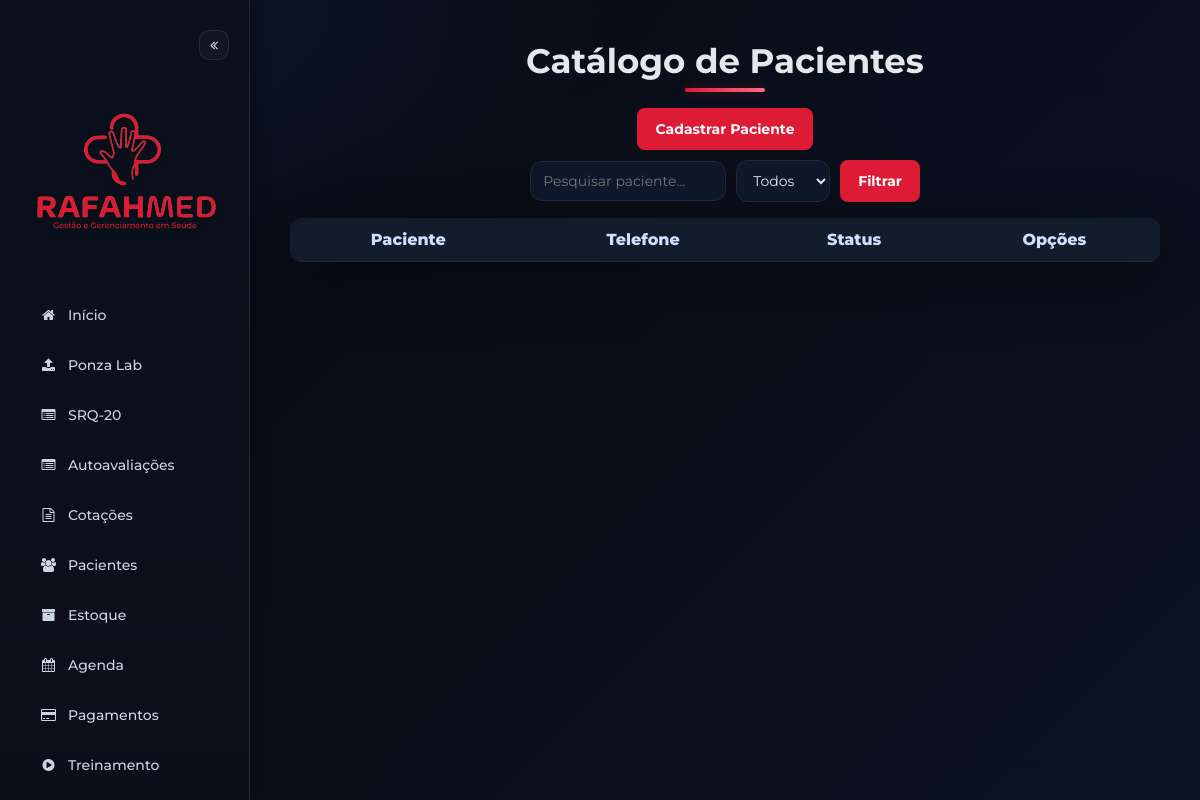
The page /catalog (signed in) on the database as committed earlier.
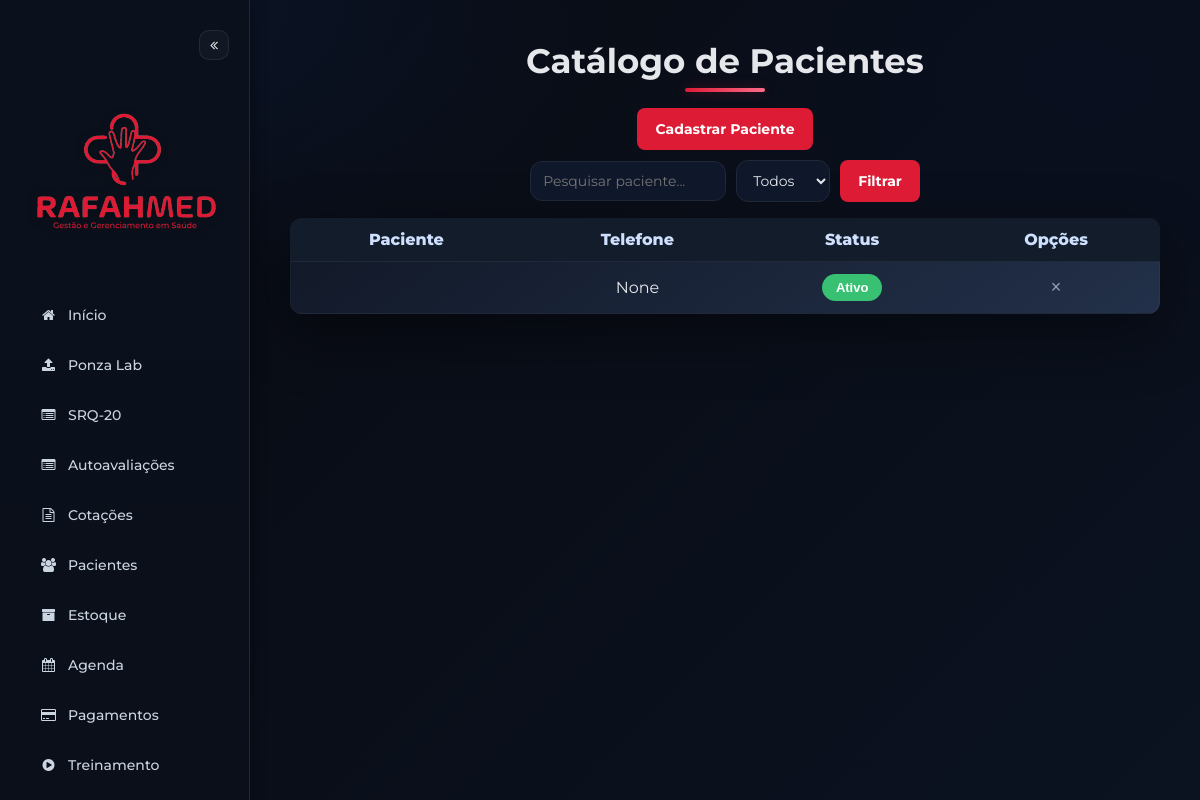
The same page on the database as committed later.
### models.py (models this page shows, shortened)
class Patient(db.Model):
    __tablename__ = 'patients'
    id           = db.Column(db.Integer, primary_key=True)
    name         = db.Column(db.String(120), nullable=False)
    age          = db.Column(db.Integer, nullable=True)
    cpf          = db.Column(db.String(20), nullable=True)
    gender       = db.Column(db.String(20), nullable=True)
    phone        = db.Column(db.String(20), nullable=True)
    doctor_id    = db.Column(db.Integer, db.ForeignKey('doctors.id'), nullable=True)
    prescription = db.Column(db.Text, nullable=True)
    status       = db.Column(db.String(20), default='Ativo', nullable=False)
    created_at   = db.Column(db.DateTime, default=datetime.utcnow, nullable=False)
    doctor       = db.relationship('Doctor', backref='patients')
    quiz_result  = db.relationship('QuizResult', back_populates='patient', uselist=False)

### app.py (the view)
@app.route('/catalog')
@login_required
def catalog():
    user = get_logged_user()
    if not user:
        return redirect(url_for('login'))
    search = request.args.get('search', '').strip().lower()
    status = request.args.get('status', '').strip()
    patients = get_patients_by_doctor(user.id)
    if search:
        patients = [p for p in patients if search in p.name.lower()]
    if status:
        patients = [p for p in patients if p.status == status]
    return render_template('catalog.html', patients=patients)

### app.py (called while the page is built)
def get_logged_user():
    uid = session.get('user_id')
    if not uid:
        return None
    return User.query.get(uid)

def login_required(f):
    @wraps(f)
    def decorated_function(*args, **kwargs):
        user = get_logged_user()
        if not user:
            return redirect(url_for('login'))
        return f(*args, **kwargs)
    return decorated_function

@app.after_request
def no_cache_for_availability(resp):
    if request.path.startswith(('/api/available_slots',
                                '/api/available_days',
                                '/availability')):
        resp.headers['Cache-Control'] = 'no-store, no-cache, must-revalidate, max-age=0'
        resp.headers['Pragma'] = 'no-cache'
        resp.headers['Expires'] = '0'
    return resp

### records.py (called while the page is built)
def get_patients_by_doctor(doctor_id: int) -> List[Patient]:
    return (
        Patient.query
        .filter_by(doctor_id=doctor_id)
        .order_by(Patient.name)
        .all()
    )

### templates/catalog.html (shortened to what this page needs)
<!DOCTYPE html>
<html lang="pt-br">
<head>
  <link rel="stylesheet" href="https://stackpath.bootstrapcdn.com/font-awesome/4.7.0/css/font-awesome.min.css">
</head>
<div class="sidebar">
  <button class="sidebar-toggle" onclick="toggleSidebar()" aria-label="Minimizar/Maximizar menu">
    <i class="fa fa-angle-double-left"></i>
  </button>
  <img src="{{ url_for('static', filename='images/logocompleta.svg') }}" class="sidebar-logo" alt="Logo RafahMed">
  <a href="{{ url_for('index') }}" class="menu-item" title="Início"><i class="fa fa-home"></i> <span
      class="label">Início</span></a>
  <a href="{{ url_for('upload') }}" class="menu-item" title="Ponza Lab"><i class="fa fa-upload"></i> <span
      class="label">Ponza Lab</span></a>
  <a href="{{ url_for('questionnaire_results') }}" class="menu-item" title="Questionários SRQ-20"><i
      class="fa fa-list-alt"></i><span class="label">SRQ-20</span></a>
  <a href="{{ url_for('quiz_results') }}" class="menu-item" title="Autoavaliações"><i class="fa fa-list-alt"></i>
    <span class="label">Autoavaliações</span></a>
  <a href="{{ url_for('quote_index') }}" class="menu-item" title="Cotações"><i class="fa fa-file-text-o"></i>
    <span class="label">Cotações</span></a>
  <a href="{{ url_for('catalog') }}" class="menu-item" title="Pacientes"><i class="fa fa-users"></i> <span
      class="label">Pacientes</span></a>
  <a href="{{ url_for('products') }}" class="menu-item" title="Estoque"><i class="fa fa-archive"></i> <span
      class="label">Estoque</span></a>
  <a href="{{ url_for('agenda') }}" class="menu-item" title="Agenda"><i class="fa fa-calendar"></i> <span
      class="label">Agenda</span></a>
  <a href="{{ url_for('purchase') }}" class="menu-item" title="Pagamentos"><i class="fa fa-credit-card"></i> <span
      class="label">Pagamentos</span></a>
  <a href="{{ url_for('training') }}" class="menu-item" title="Treinamento"><i class="fa fa-play-circle"></i>
    <span class="label">Treinamento</span></a>
  <a href="{{ url_for('logout') }}" class="menu-item logout" title="Sair"> </a>
</div>
<div class="content">
  <h2>Catálogo de Pacientes</h2>
  <div class="actions">
    <button class="btn" onclick="openPatientModal()">Cadastrar Paciente</button>
  </div>
  <form method="get" action="{{ url_for('catalog') }}" class="actions" style="margin-top:0">
    <input class="input" type="search" name="search" placeholder="Pesquisar paciente..."
      value="{{ request.args.get('search','') }}">
    <select class="select" name="status">
      <option value="">Todos</option>
    </select>
    <button type="submit" class="btn">Filtrar</button>
  </form>
  <table class="table" aria-label="Tabela de pacientes">
    <thead>
      <tr>
        <th>Paciente</th>
        <th>Telefone</th>
        <th>Status</th>
        <th>Opções</th>
      </tr>
    </thead>
    <tbody>
      {% for patient in patients %}
      <tr>
        <td>
        </td>
        <td>{{ patient.phone }}</td>
        <td>
          <form method="post"
            action="{{ url_for('toggle_patient_status', patient_id=patient.id, new_status='Ativo' if patient.status != 'Ativo' else 'Inativo') }}"
            style="display:inline;">
            <button type="submit" class="badge status-{{ patient.status|lower }}"
              title="Clique para alternar o status">{{ patient.status }}</button>
          </form>
        </td>
        <td>
          <form method="post" action="{{ url_for('delete_patient', patient_id=patient.id) }}"
            onsubmit="return confirm('Deseja realmente remover este paciente?')" style="margin:0;">
            <button type="submit" title="Remover Paciente"
              style="background:none;border:none;font-size:18px;color:#93a4bd;cursor:pointer">×</button>
          </form>
        </td>
      </tr>
      {% endfor %}
    </tbody>
  </table>
</div>
</body>
</html>

Rows that differ between the two databases and show on the page:
added Patient: phone "None", status "Ativo"
